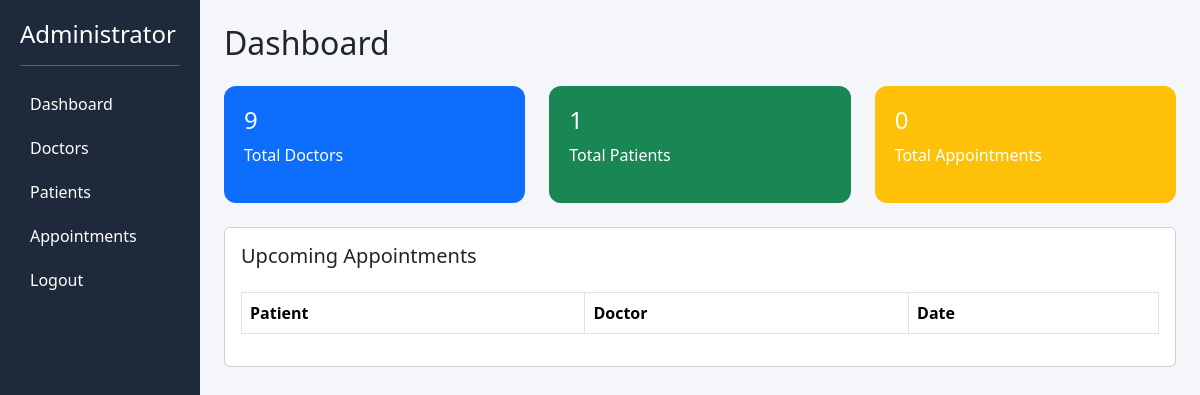
The app's page /admin/dashboard (signed in), older data.
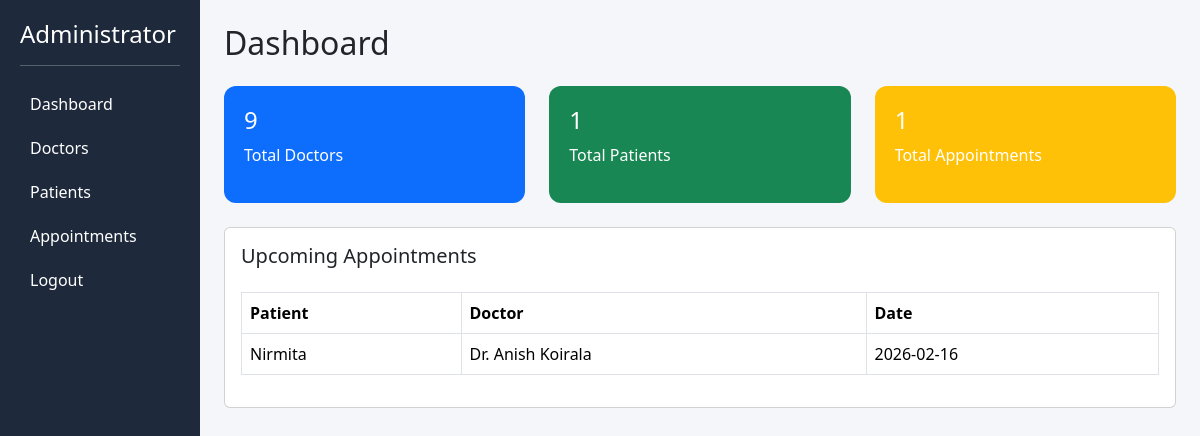
The same page, newer data.
### models.py (models this page shows)
class Appointment(db.Model):
    id = db.Column(db.Integer, primary_key=True)
    date = db.Column(db.String(50))
    time = db.Column(db.String(50))
    user_id = db.Column(db.Integer, db.ForeignKey('user.id'))
    doctor_id = db.Column(db.Integer, db.ForeignKey('doctor.id'))

class User(db.Model):
    id = db.Column(db.Integer, primary_key=True)
    name = db.Column(db.String(100))
    email = db.Column(db.String(100), unique=True)
    password = db.Column(db.String(200))
    is_admin = db.Column(db.Boolean, default=False)
    appointments = db.relationship('Appointment', backref='patient', lazy=True)

class Doctor(db.Model):
    id = db.Column(db.Integer, primary_key=True)
    name = db.Column(db.String(100))
    specialization = db.Column(db.String(100))
    appointments = db.relationship('Appointment', backref='doctor', lazy=True)

### app.py (the view)
@app.route('/admin/dashboard')
def admin_dashboard():
    if not session.get('is_admin'):
        return redirect(url_for('login'))
    total_doctors = Doctor.query.count()
    total_patients = User.query.filter_by(is_admin=False).count()
    total_appointments = Appointment.query.count()
    upcoming_appointments = Appointment.query.order_by(Appointment.date).limit(5).all()
    return render_template(
        'admin_dashboard.html',
        total_doctors=total_doctors,
        total_patients=total_patients,
        total_appointments=total_appointments,
        upcoming_appointments=upcoming_appointments
    )

### templates/admin_dashboard.html (shortened to what this page needs)
<!DOCTYPE html>
<html>
<head>
    <link href="https://cdn.jsdelivr.net/npm/bootstrap@5.3.2/dist/css/bootstrap.min.css" rel="stylesheet">
</head>
<body>
<div class="container-fluid">
    <div class="row">
        <div class="col-md-2 sidebar">
            <h4>Administrator</h4>
            <hr>
            <a href="{{ url_for('admin_dashboard') }}">Dashboard</a>
            <a href="{{ url_for('admin_doctors') }}">Doctors</a>
            <a href="{{ url_for('admin_patients') }}">Patients</a>
            <a href="{{ url_for('admin_appointments') }}">Appointments</a>
            <a href="{{ url_for('logout') }}">Logout</a>
        </div>
        <div class="col-md-10 p-4">
            <h2 class="mb-4">Dashboard</h2>
            <div class="row mb-4">
                <div class="col-md-4">
                    <div class="card-box bg-primary">
                        <h4>{{ total_doctors }}</h4>
                        <p>Total Doctors</p>
                    </div>
                </div>
                <div class="col-md-4">
                    <div class="card-box bg-success">
                        <h4>{{ total_patients }}</h4>
                        <p>Total Patients</p>
                    </div>
                </div>
                <div class="col-md-4">
                    <div class="card-box bg-warning">
                        <h4>{{ total_appointments }}</h4>
                        <p>Total Appointments</p>
                    </div>
                </div>
            </div>
            <div class="card p-3">
                <h5>Upcoming Appointments</h5>
                <table class="table table-bordered mt-3">
                    <thead>
                        <tr>
                            <th>Patient</th>
                            <th>Doctor</th>
                            <th>Date</th>
                        </tr>
                    </thead>
                    <tbody>
                        {% for appointment in upcoming_appointments %}
                        <tr>
                            <td>{{ appointment.patient.name }}</td>
                            <td>{{ appointment.doctor.name }}</td>
                            <td>{{ appointment.date }}</td>
                        </tr>
                        {% endfor %}
                    </tbody>
                </table>
            </div>
        </div>
    </div>
</div>
</body>
</html>

Row changes from the older to the newer data that the page shows:
added Appointment: patient.name "Nirmita", doctor.name "Dr. Anish Koirala", date "2026-02-16"
Text that changed along with them:
{{ total_appointments }}: "0" → "1"
